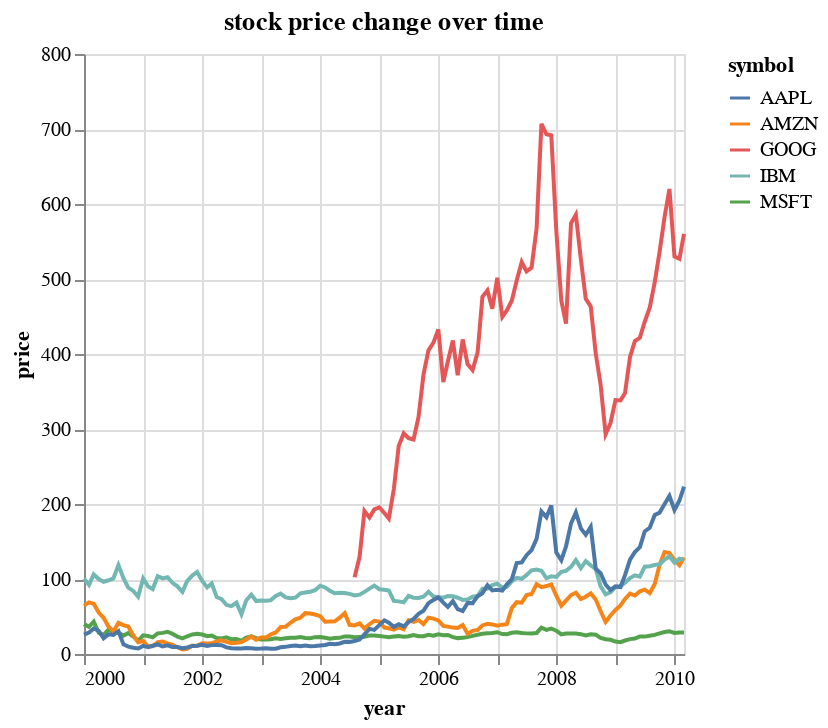

Notebook code cell kept with this figure:
### Code cell
%chart title = stock price change over time, x = pricedate, labelx = year, y = price,
typex = t, typey = q, groupingcol = symbol, typegroupingcol = n, mark = line, height = 500, width = 500
